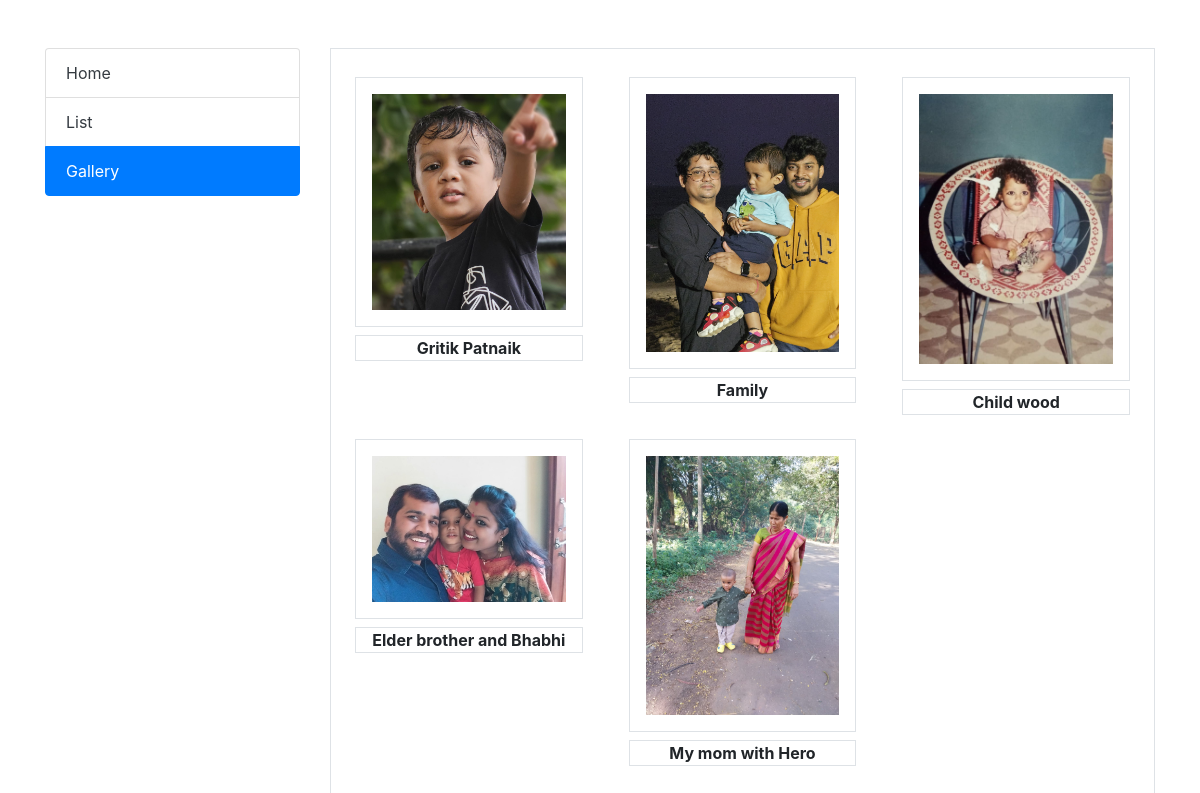
Page /gallery/ on the committed database.
### gallery/models.py (models this page shows, shortened)
class Gallery(models.Model):
    title = models.CharField(max_length=50)
    description = models.CharField(max_length=50)
    image = models.ImageField(upload_to='photos/%Y/%m/%d/')

### gallery/views.py (the view)
# urls.py: path('gallery/', views.gallery, name="gallery"),
def gallery(request):
    photos = Gallery.objects.all()
    context = {
        'photos': photos
    }
    return render(request, 'gallery.html', context)

### templates/gallery.html (shortened to what this page needs)
<!doctype html>
<html lang="en">
  <head>
    <link rel="stylesheet" href="https://maxcdn.bootstrapcdn.com/bootstrap/4.0.0/css/bootstrap.min.css">
  </head>
  <body>
    <main>
        <div class="wrapper">
            <div class="container">
                <div style="margin-top: 3em;">
                    <div class="row">
                        <div class="col-md-3">
                            <ul class="list-group">
                                <a class="list-group-item text-dark text-decoration-none" href="{% url 'home' %}">Home</a>
                                <a class="list-group-item text-dark text-decoration-none" href="{% url 'image_list' %}">List</a>
                                <a class="list-group-item active text-white text-decoration-none" aria-current="true" href="{% url 'gallery' %}">Gallery</a>
                              </ul>
                        </div>
                        <div class="col-md-9 mt-3 mt-md-0">
                            <div class="border p-3" style="padding-bottom: 4em !important;">
                               <div class="row">
                                 {% if photos %}
                                    {% for photo in photos %}
                                      <div class="col-md-4">
                                        <div class="p-2">
                                          <div class="border p-3 mt-1">
                                            <img width="100%" height="100%" src="{{photo.image.url}}" alt="{{photo.title}}">
                                          </div>
                                          <div class="mt-2 pb-1">
                                            <div class="border text-center">
                                              <span class="text-lead font-weight-bold">
                                                {{ photo.title }}
                                              </span>
                                            </div>
                                          </div>
                                        </div>
                                      </div>
                                    {% endfor %}
                                 {% endif %}
                               </div>
                            </div>
                        </div>
                    </div>
                </div>
            </div>
        </div>
    </main>
  </body>
</html>

### rows in the picture
Gallery: image (picture), title "Gritik Patnaik"
Gallery: image (picture), title "Family"
Gallery: image (picture), title "Child wood"
Gallery: image (picture), title "Elder brother and Bhabhi"
Gallery: image (picture), title "My mom with Hero"
